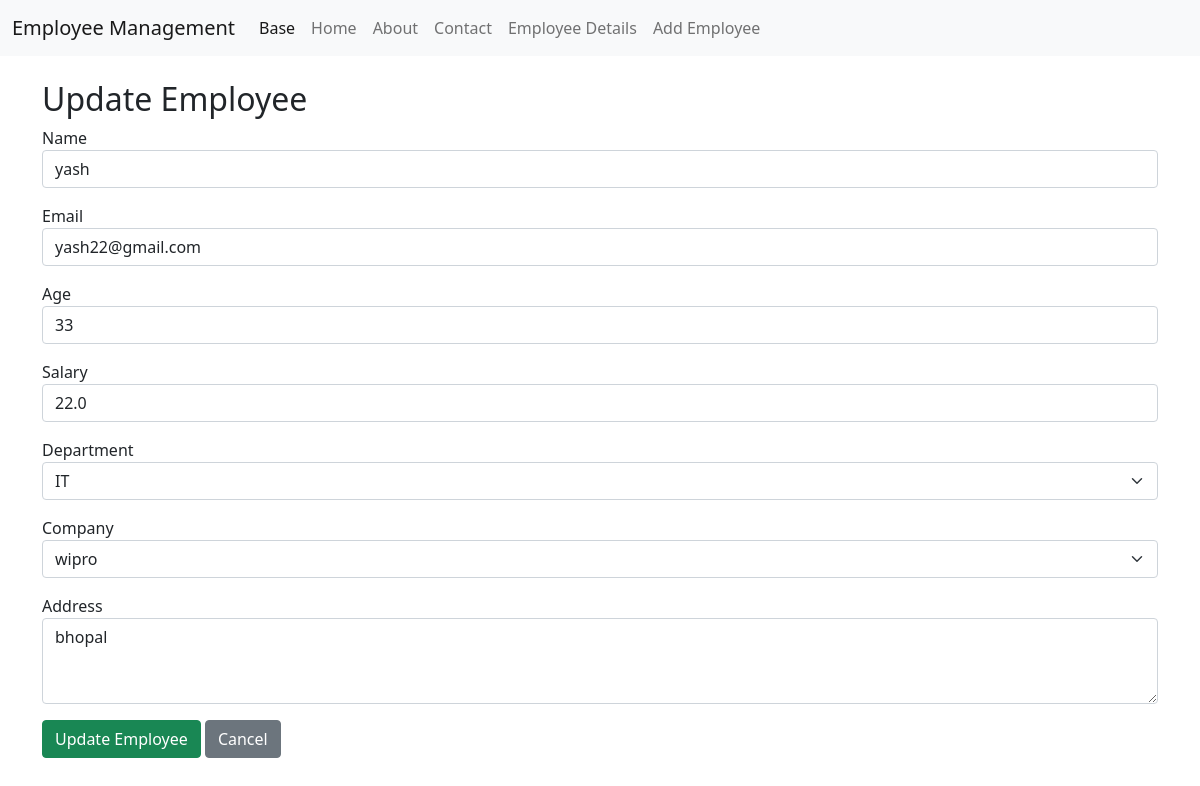
The page /employee/3/update/ on the database its author committed.
### app2/models.py (models this page shows, shortened)
class Employee(models.Model):
    name = models.CharField(max_length=50)
    email = models.EmailField(unique=True)
    age = models.IntegerField()
    salary = models.FloatField()
    address = models.TextField(max_length=200, default='Null')
    department = models.ForeignKey(
        Department,
        on_delete=models.SET_NULL,
        related_name='employees',
        null=True,
        blank=True
    )
    company = models.ForeignKey(
        Company,
        on_delete=models.SET_NULL,
        related_name='employees',
        null=True,
        blank=True
    )

class Department(models.Model):
    name = models.CharField(max_length=50)
    phone = models.CharField(max_length=15, unique=True)

class Company(models.Model):
    name = models.CharField(max_length=50)
    email = models.EmailField(unique=True)
    branchNumber = models.CharField(max_length=10, unique=True)
    location = models.TextField(max_length=200, default='Null')

### app2/views.py (the view, shortened to what this page needs)
def updateEmpData(request, id):
    employee = get_object_or_404(
        Employee,
        id=id
    )
    dep_data = Department.objects.all()
    com_data = Company.objects.all()
    return render(
        request,
        'update.html',
        {
            'employee': employee,
            'dep_data': dep_data,
            'com_data': com_data
        }
    )

### templates/update.html (shortened to what this page needs)
{% extends 'base.html' %}
{% block content %}
<h2>
    Update Employee
</h2>
<form method="POST">
    <div class="mb-3">
        <label>
            Name
        </label>
        <input
            type="text"
            name="nm"
            value="{{ employee.name }}"
            class="form-control"
            required>
    </div>
    <div class="mb-3">
        <label>
            Email
        </label>
        <input
            type="email"
            name="em"
            value="{{ employee.email }}"
            class="form-control"
            required>
    </div>
    <div class="mb-3">
        <label>
            Age
        </label>
        <input
            type="number"
            name="ag"
            value="{{ employee.age }}"
            class="form-control"
            required>
    </div>
    <div class="mb-3">
        <label>
            Salary
        </label>
        <input
            type="number"
            name="sal"
            value="{{ employee.salary }}"
            class="form-control"
            required>
    </div>
    <div class="mb-3">
        <label>
            Department
        </label>
        <select
            name="dep"
            class="form-select"
            required>
            {% for i in dep_data %}
            <option
                value="{{ i.id }}"
                {% if employee.department_id == i.id %}
                    selected
                {% endif %}>
                {{ i.name }}
            </option>
            {% endfor %}
        </select>
    </div>
    <div class="mb-3">
        <label>
            Company
        </label>
        <select
            name="comp"
            class="form-select"
            required>
            {% for i in com_data %}
            <option
                value="{{ i.id }}"
                {% if employee.company_id == i.id %}
                    selected
                {% endif %}>
                {{ i.name }}
            </option>
            {% endfor %}
        </select>
    </div>
    <div class="mb-3">
        <label>
            Address
        </label>
        <textarea
            name="add"
            class="form-control"
            rows="3"
            required>{{ employee.address }}</textarea>
    </div>
    <button
        type="submit"
        class="btn btn-success">
        Update Employee
    </button>
    <a
        href="{% url 'empdata' %}"
        class="btn btn-secondary">
        Cancel
    </a>
</form>
{% endblock %}

### rows shown on the page
Employee: nm "yash", em "yash22@gmail.com", ag "33", sal "22.0", dep "IT", comp "wipro", add "bhopal"
